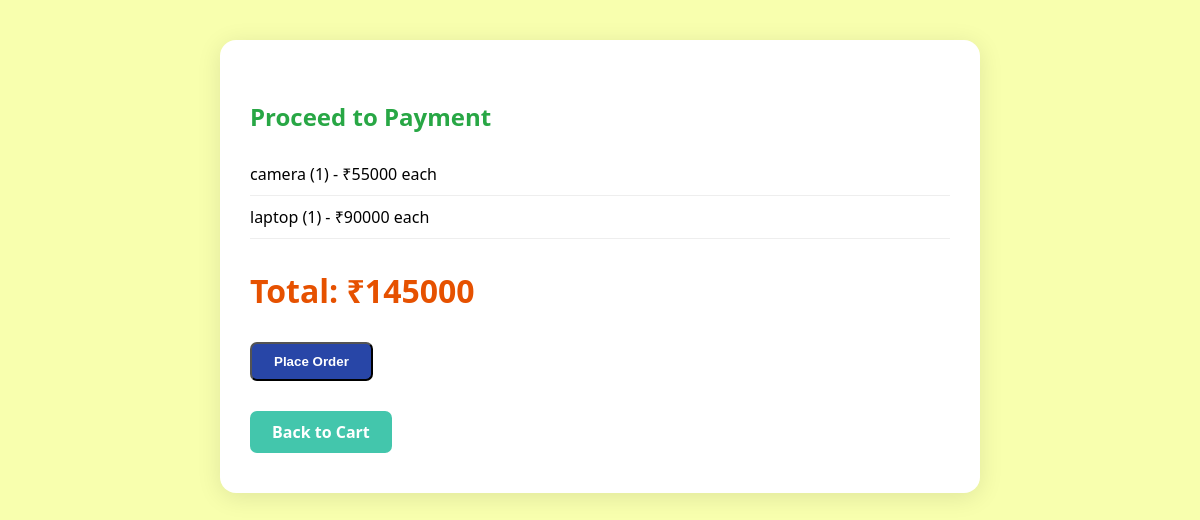
/proceed-to-payment/ (signed in), run on the app's committed database.
### Client_app/models.py (models this page shows, shortened)
class CartItem(models.Model):
    cart = models.ForeignKey(Cart, on_delete=models.CASCADE)
    product = models.ForeignKey(product, on_delete=models.CASCADE)
    quantity = models.PositiveIntegerField(default=1)

class product(models.Model):
    name=models.CharField(max_length=100,null=True)
    price=models.IntegerField(null=True)
    stock=models.IntegerField(null=True)
    product_image=models.ImageField(upload_to='media/',null=True)
    categ=models.ForeignKey('category', on_delete=models.CASCADE, null=True, related_name='products')
    description = models.TextField(null=True)

### Client_app/views.py (the view)
# urls.py: path('proceed-to-payment/', views.proceed_to_payment, name='proceed_to_payment'),
@login_required
def proceed_to_payment(request):
    cart, created = Cart.objects.get_or_create(user=request.user)
    items = CartItem.objects.filter(cart=cart)
    unavailable = []
    total = 0
    for item in items:
        if item.quantity > item.product.stock:
            unavailable.append({
                'name': item.product.name,
                'requested': item.quantity,
                'available': item.product.stock
            })
        item.subtotal = item.product.price * item.quantity
        total += item.subtotal
    if unavailable:
        return render(request, 'cart_unavailable.html', {'unavailable': unavailable})
    return render(request, 'payment.html', {'items': items, 'total': total})

### Client_app/templates/payment.html (shortened to what this page needs)
<!DOCTYPE html>
<html lang="en">
<head>
</head>
<body>
    <div class="container">
        <h2>Proceed to Payment</h2>
        <ul>
            {% for item in items %}
                <li>{{ item.product.name }} ({{ item.quantity }}) - ₹{{ item.product.price }} each</li>
            {% endfor %}
        </ul>
        <div class="total-amount">
            Total: ₹{{ total }}
        </div>
         <form method="post" action="{% url 'place_order' %}">
            <button type="submit" class="back-btn" style="background:#2846a7;">Place Order</button>
        </form>
        <a href="{% url 'cart' %}" class="back-btn">Back to Cart</a>
    </div>
</body>
</html>

### Client_app/templates/payment.html (style rules this page uses)
body { font-family: 'Segoe UI', Arial, sans-serif; background: #f8ffae; margin: 0; }
.container { max-width: 700px; margin: 40px auto; background: #fff; border-radius: 16px; box-shadow: 0 4px 24px rgba(0,0,0,0.10); padding: 40px 30px; }
h2 { color: #28a745; }
ul { list-style: none; padding: 0; }
li { padding: 10px 0; border-bottom: 1px solid #eee; }
.back-btn { display: inline-block; margin-top: 30px; padding: 10px 22px; background: #43c6ac; color: #fff; border-radius: 7px; text-decoration: none; font-weight: bold; }
.total-amount { font-size: 2rem; color: #e65100; font-weight: bold; margin-top: 30px; }

### data on the page
CartItem: product.name "camera", quantity "1", product.price "55000"
CartItem: product.name "laptop", quantity "1", product.price "90000"

### other printed values
{{ total }} "145000"
